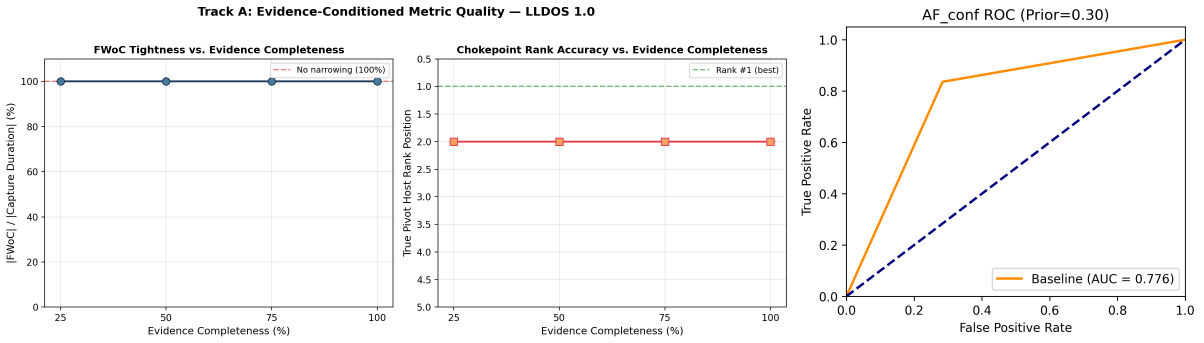
#> input picture Figures/fig_fwoc_afconf.png, 3610 x 1029 px, found by its file name (shown at 1/3 size)
$ python extract_fwoc.py
#> lines starting #> are read from the running program, lines starting #| are printed output that depends on the picture
from PIL import Image

# The original stitched image is (3610, 1029).
# The new ROC curve is (1409, 1176). The scaled width is ~1232.
# 3610 - 1232 = 2378.
img = Image.open("Figures/fig_fwoc_afconf.png")
#> img is the input picture: PIL image 3610x1029 RGB; mean R, G, B 247.3, 246.8, 246.6
left_half = img.crop((0, 0, 2378, 1029))
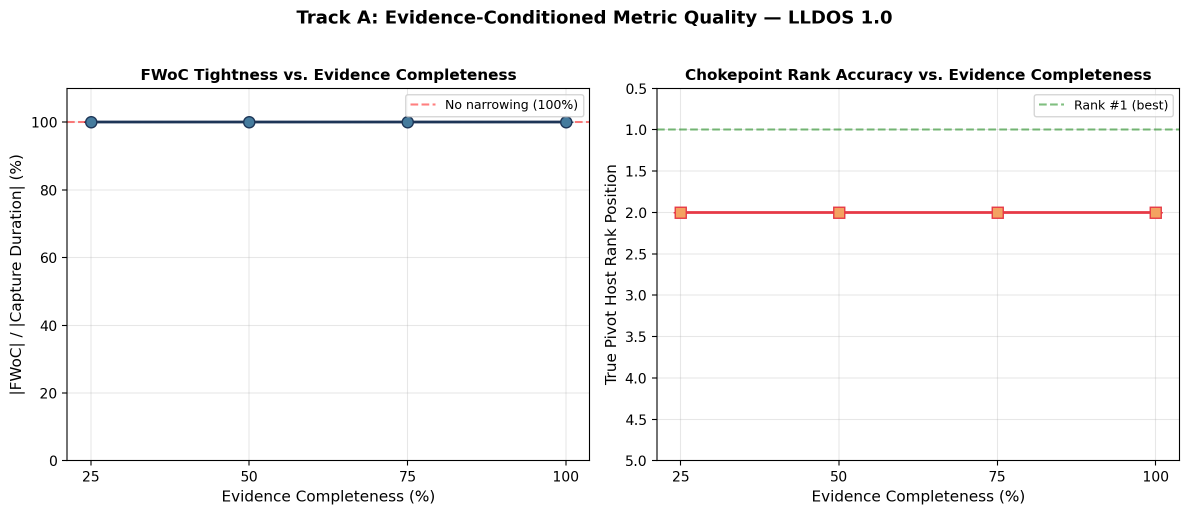
#> left_half: PIL image 2378x1029 RGB (shown at 1/2 size); mean R, G, B 247.1, 246.8, 246.8
left_half.save("Figures/fig_fwoc.png")
print("Extracted fig_fwoc.png")

$ run again, with Figures/fig_motivating_example.png copied over Figures/fig_fwoc_afconf.png
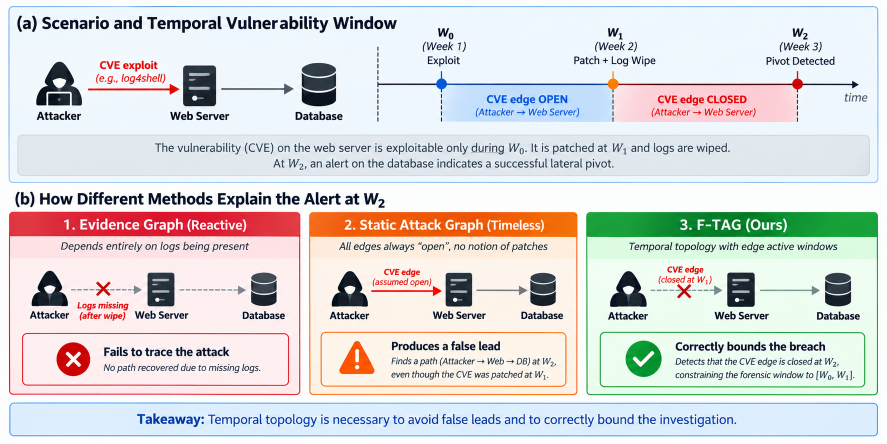
#> input picture Figures/fig_motivating_example.png, 1774 x 887 px, found by its file name (shown at 1/2 size)
#> img is the input picture: PIL image 1774x887 RGB; mean R, G, B 218.1, 217.3, 217.4
#> `left_half = img.crop((0, 0, 2378, 1029))`:
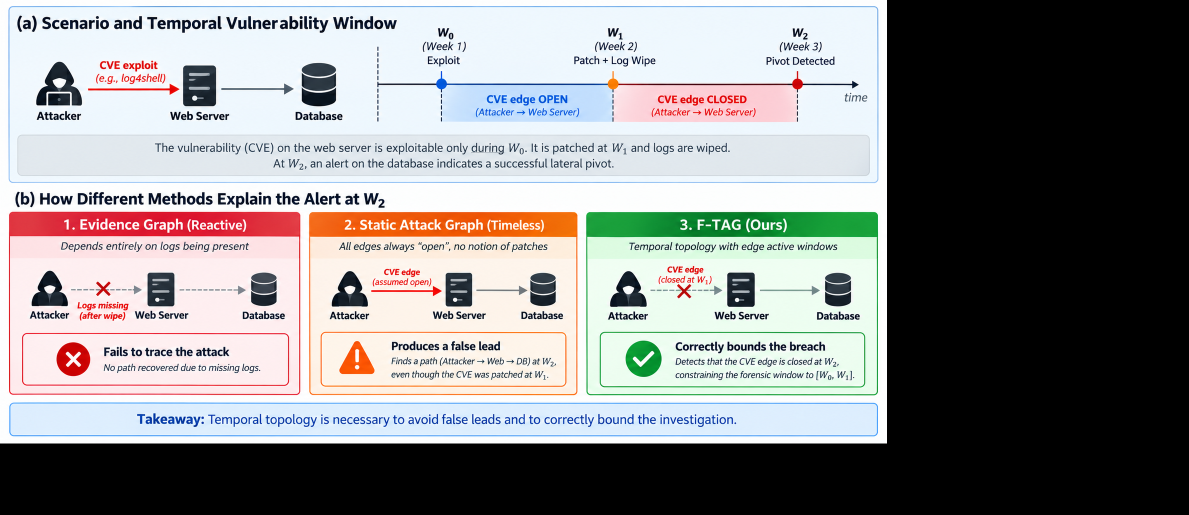
#> left_half: PIL image 2378x1029 RGB (shown at 1/2 size); mean R, G, B 140.2, 139.7, 139.8
